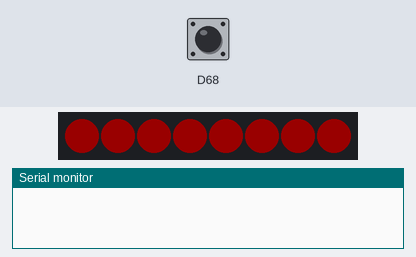
This sketch was run on a simulated Arduino Uno R4 WiFi. Parts: 8 RGB LEDs in strip order, left to right, the last lines printed to the serial monitor. Inputs (shaded band) come from the test bench; at power-on: D68 HIGH. Dim RGB values are drawn brighter than linear.

Above: at 1.2 s.
1.3 s: D68 pulled LOW for 1 s
At 2.6 s:
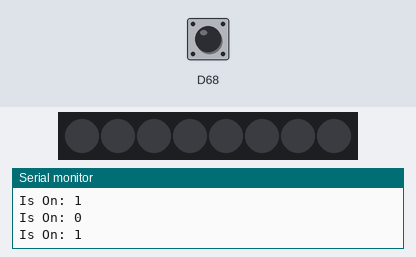
3.8 s: D68 pulled LOW for 0.15 s
At 4.9 s:
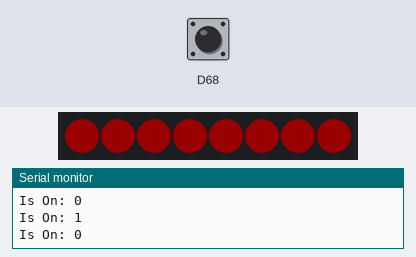
5.5 s: D68 pulled LOW for 3.2 s
At 6.0 s:
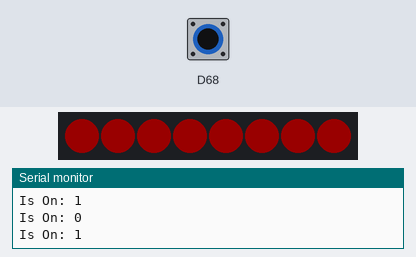
Timing chart, 0 to 10.2 s (numbered marks = the images above; inputs shaded):
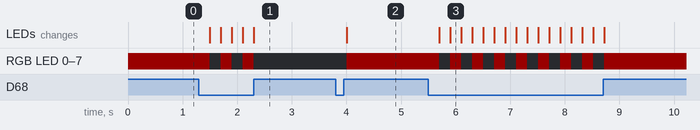

Measured:
- after the input at 1.3 s, RGB LED 0–7: alternates RGB(25, 0, 0) for 0.20 s and off for 0.20 s, 5 changes in all, then stays off, starting after 0.20 s; the LEDs: change after 0.20 s (image 1)
- after the input at 3.8 s, RGB LED 0–7: off → RGB(25, 0, 0) after 0.20 s; the LEDs: change after 0.20 s (image 2)
- after the input at 5.5 s, RGB LED 0–7: alternates RGB(25, 0, 0) for 0.20 s and off for 0.20 s, 16 changes in all, then stays RGB(25, 0, 0), starting after 0.20 s; the LEDs: first change after 0.20 s (image 3 shows a later state)

The sketch:

Buzzer.ino
```cpp
#include <Arduino_Modulino.h>

ModulinoKnob knob;
ModulinoPixels leds;
ModulinoBuzzer buzzer;

int MAX_LEDS = 8;
int MIN_LEDS = 0;
int currentLEDCount = 0;
bool isOn = false;

unsigned long lastUpdated = 0;
unsigned long UPDATE_INTERVAL = 100;

int clampIt(int value, int minVal = MIN_LEDS, int maxVal = MAX_LEDS) {
  return min(maxVal, max(minVal, value));
}

void lightUpAllLEDs(ModulinoPixels* leds, int count, ModulinoColor color, uint8_t brightness) {
  for (int i = 0; i < count; i++) {
    leds->set(i, color, brightness);
  }
}

void resetModules() {
  knob.set(0);
  buzzer.noTone();
  leds.clear();
  lightUpAllLEDs(&leds, 8, RED, 10);
  leds.show();
  isOn = false;
}

void setup() {
  Serial.begin(9600);
  Modulino.begin();

  knob.begin();
  leds.begin();
  buzzer.begin();

  resetModules();
}

void loop() {
  if (knob.isPressed()) {
    isOn = !isOn;
    Serial.print("Is On: ");
    Serial.println(isOn);
    delay(200);
  }

  if (!isOn) {
    resetModules();
    return;
  }

  int16_t knobValue = knob.get();
  short knobDirection = knob.getDirection();

  currentLEDCount = clampIt(currentLEDCount + knobDirection);

  leds.clear();
  lightUpAllLEDs(&leds, currentLEDCount, GREEN, 1);
  leds.show();

  unsigned long now = millis();
  if (now - lastUpdated >= UPDATE_INTERVAL) {
    int tone = currentLEDCount * 100;
    buzzer.tone(tone, 100);
    lastUpdated = now;
  }
}
```
